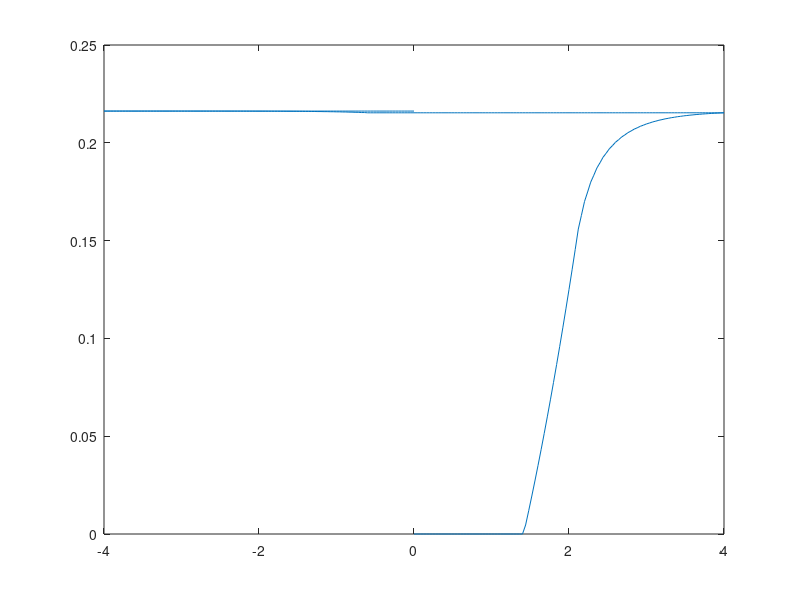
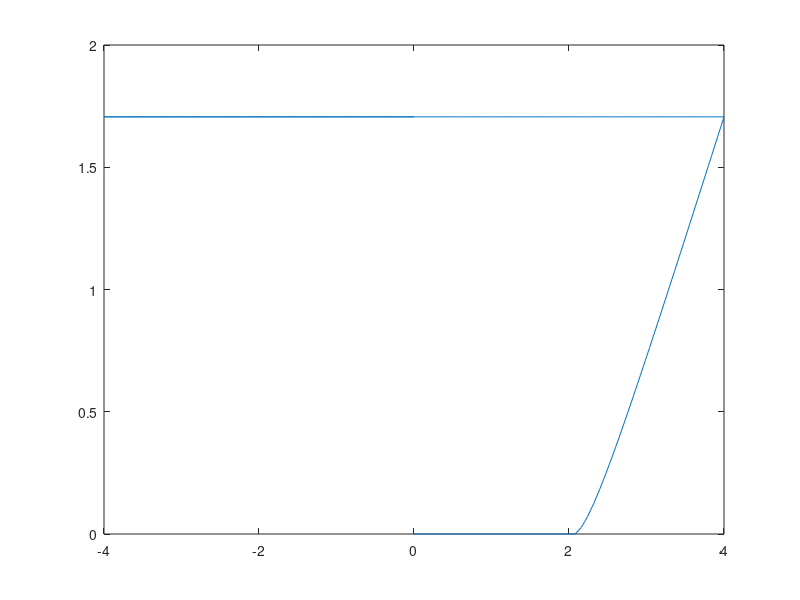
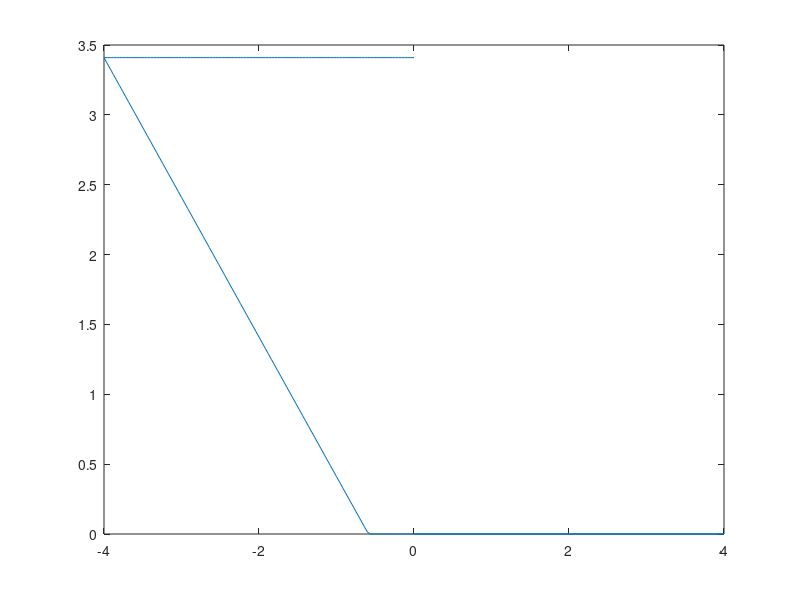
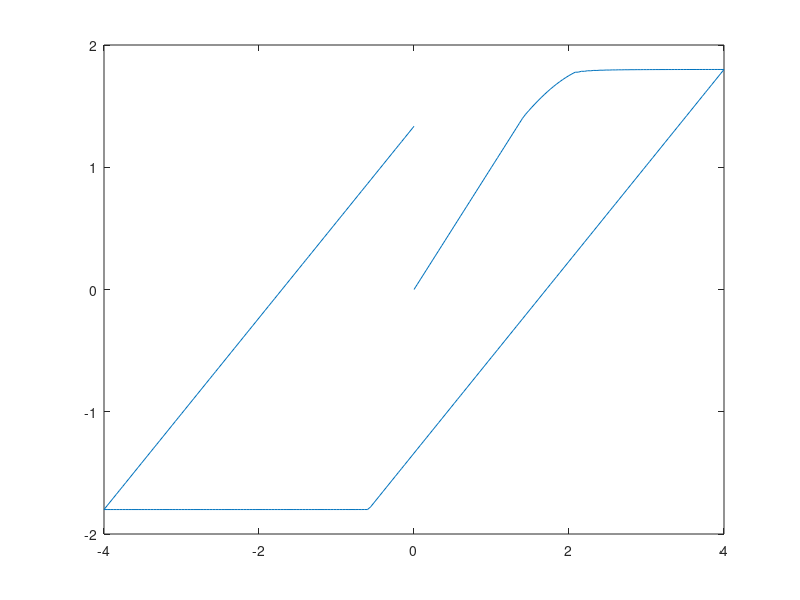

The MATLAB script that drew these images, in order:
%-------------------------------------------
%-------------------------------------------
% Single Spring Displacement Control
% Hemivariational Elasto-Damage Model
% Newton-Raphson Solver with Penalty Formulation
clear; clc;
%-------------------------------------------
%-------------------------------------------
k1=1;
k2=1;
kt = 1;
kd = 8;
st = 1.8;
sc = st;
ubar = 4;
N = 100;
% Initial State (disp-damage-plastic/tension-plastic/comp)
u = [0, 0, 0, 0];
% Storage
U = zeros(N+1,4);
F = zeros(N+1,1);
count = 0;
for i=1:4*N
    % Displacement Step
    if i<N+1
        ui = (i/N)*ubar;
    elseif i<3*N+1
        ui = ubar-((i-N)/N)*ubar;
    elseif i<4*N+1
        ui = -ubar+((i-3*N)/N)*ubar;
    end
    U(i+1,1) = ui;
    U(i+1,2) = ((k1/(2*kd))*(U(i+1,1)-U(i,3)+U(i,4))^2-kt/kd);
    if U(i+1,2) <= U(i,2)
        U(i+1,2) = U(i,2);
    end
    if U(i+1,2)>0.999
        U(i+1,2) = 0.999;
    end
    U(i+1,3) = U(i+1,1) + U(i,4) - st/(k1*(1-U(i,2)));
    if U(i+1,3) <= U(i,3)
        U(i+1,3) = U(i,3);
    end
    U(i+1,4) = -(U(i+1,1)-U(i,3)) - sc/(k2*(1-U(i,2)));
    if U(i+1,4) <= U(i,4)
        U(i+1,4) = U(i,4);
    end
    F(i+1) = k1*(1-U(i+1,2))*(U(i+1,1)-U(i+1,3)+U(i+1,4));
    count = count + 1;
end
figure;
plot(U(:,1),U(:,2));
figure;
plot(U(:,1),U(:,3));
figure;
plot(U(:,1),U(:,4));
figure;
plot(U(:,1),F);